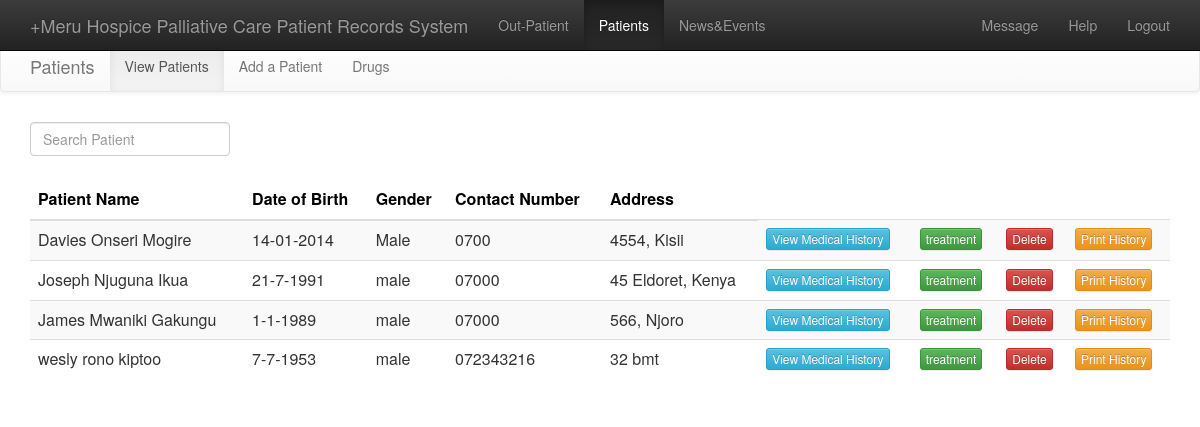
The page /doctor/patients.php on the database its author committed.
### tables this page shows
CREATE TABLE `hos_patient` (
  `id` int(20) NOT NULL auto_increment,
  `first_name` text NOT NULL,
  `middle_name` text NOT NULL,
  `last_name` text NOT NULL,
  `gender` text NOT NULL,
  `date_of_birth` varchar(100) NOT NULL,
  `address` varchar(100) NOT NULL,
  `email` varchar(100) NOT NULL,
  `phone` varchar(100) NOT NULL,
  `nationality` text NOT NULL,
  `registration_date` varchar(100) NOT NULL,
  `password` varchar(100) NOT NULL,
  PRIMARY KEY  (`id`)
);

### doctor/controller/view_all_patients.php (the view, shortened to what this page needs)
 <div class="navbar navbar-default">
        <div class="container">
          <div class="navbar-header">
            <a class="navbar-brand" href="doctors.php">Patients</a>
          </div>
          <div class="navbar-collapse collapse">
            <ul class="nav navbar-nav">
              <li class="active"><a href="patients.php?pat=patients">View Patients</a></li>
              <li><a href="patients.php?pat=add">Add a Patient</a></li>
              <li><a href="patients.php?pat=drug">Drugs</a></li>
            </ul>
          </div>
        </div>
      </div>
<div class="container">
	<p><fieldset style="width:200px;">
    		<form action="" id="srch" method="post">
    		<input type="text" id="search" name="search" class="form-control" placeholder="Search Patient">
            </form>
        </fieldset></p>
     <div id="records">
	<center><table class="table table-striped">
        	<thead><tr style="color:#000;"><th>Patient Name</th><th>Date of Birth</th><th>Gender</th><th>Contact Number</th><th>Address</th></tr></thead>
            <tbody>
            	<?php
				$sql = mysql_query("SELECT * FROM hos_patient") or die(mysql_error());
				$docs = mysql_fetch_array($sql);
				if($docs > 0){
				do{
					echo "<tr><td>$docs[first_name] $docs[middle_name] $docs[last_name]</td><td>$docs[date_of_birth]</td><td>$docs[gender]</td><td>$docs[phone]</td><td>$docs[address]</td><td><button class='btn btn-xs btn-info' onClick='getHistory($docs[id])'>View Medical History</button></td><td><button class='btn btn-xs btn-success' onClick=getTreatment($docs[id])>treatment</button></td><td><button class='btn btn-xs btn-danger' onClick=DeleteItem($docs[id])>Delete</button></td>
					<td><button class='btn btn-warning btn-xs' onclick=PrintHist($docs[id])>Print History</button></td></tr>";
				}
				while($docs = mysql_fetch_array($sql));
				}else{
					echo "<tr><td align='center' colspan='6'>NO RECORDS FOUND</td></tr>";
				}
			?>
            </tbody>
        </table></center>
    </div>
</div>

### rows shown on the page
hos_patient: first_name "Davies", middle_name "Onseri", last_name "Mogire", date_of_birth "14-01-2014", gender "Male", phone "0700", address "4554, Kisii"
hos_patient: first_name "Joseph", middle_name "Njuguna", last_name "Ikua", date_of_birth "21-7-1991", gender "male", phone "07000", address "45 Eldoret, Kenya"
hos_patient: first_name "James", middle_name "Mwaniki", last_name "Gakungu", date_of_birth "1-1-1989", gender "male", phone "07000", address "566, Njoro"
hos_patient: first_name "wesly", middle_name "rono", last_name "kiptoo", date_of_birth "7-7-1953", gender "male", phone "072343216", address "32 bmt"
